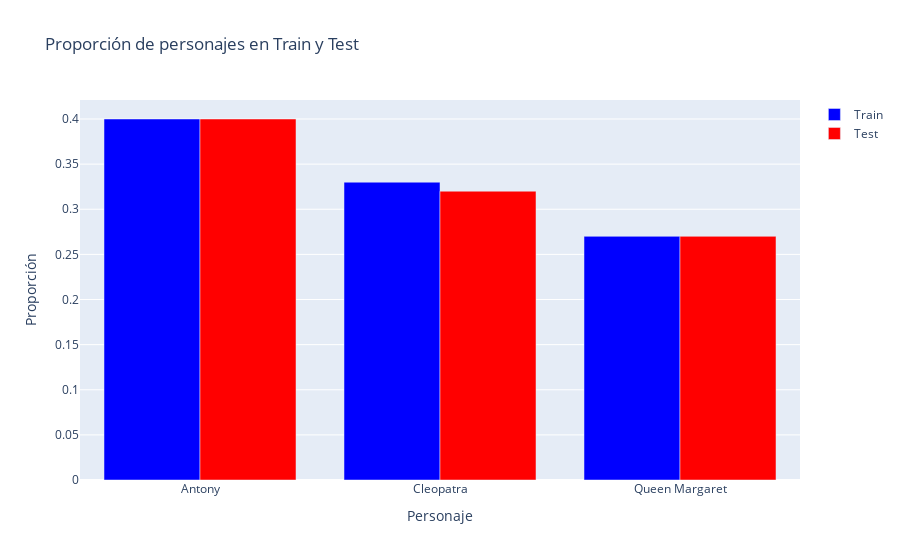

Source (notebook cell):
### Markdown cell above
### Verificación que el balance de párrafos es similar en train y test

### Code cell
import plotly.graph_objects as go

# Contamos la cantidad de párrafos para cada personaje en train y luego en test
train_percentages = round(pd.Series(y_train).value_counts()/len(y_train),2)
test_percentages = round(pd.Series(y_test).value_counts()/len(y_test),2)

# Graficar ambos porcentajes en una barchart dentro del mismo gráfico con distintos colores usando plotly
fig = go.Figure()

fig.add_trace(go.Bar(
    x=train_percentages.index,
    y=train_percentages.values,
    name='Train',
    marker_color='blue'
))

fig.add_trace(go.Bar(
    x=test_percentages.index,
    y=test_percentages.values,
    name='Test',
    marker_color='red'
))

# Añadir título y actualizar layout
fig.update_layout(
    title='Proporción de personajes en Train y Test',
    xaxis_title='Personaje',
    yaxis_title='Proporción',
    barmode='group'
)

fig.show()

### Figure 1 — Plotly figure (JSON) as saved in the notebook; plotly's stock layout.template omitted (floating-point values rounded to 4 significant figures)
{"data": [{"marker": {"color": "blue"}, "name": "Train", "type": "bar", "x": ["Antony", "Cleopatra", "Queen Margaret"], "y": [0.4, 0.33, 0.27]}, {"marker": {"color": "red"}, "name": "Test", "type": "bar", "x": ["Antony", "Cleopatra", "Queen Margaret"], "y": [0.4, 0.32, 0.27]}], "layout": {"barmode": "group", "title": {"text": "Proporción de personajes en Train y Test"}, "xaxis": {"title": {"text": "Personaje"}}, "yaxis": {"title": {"text": "Proporción"}}}}
